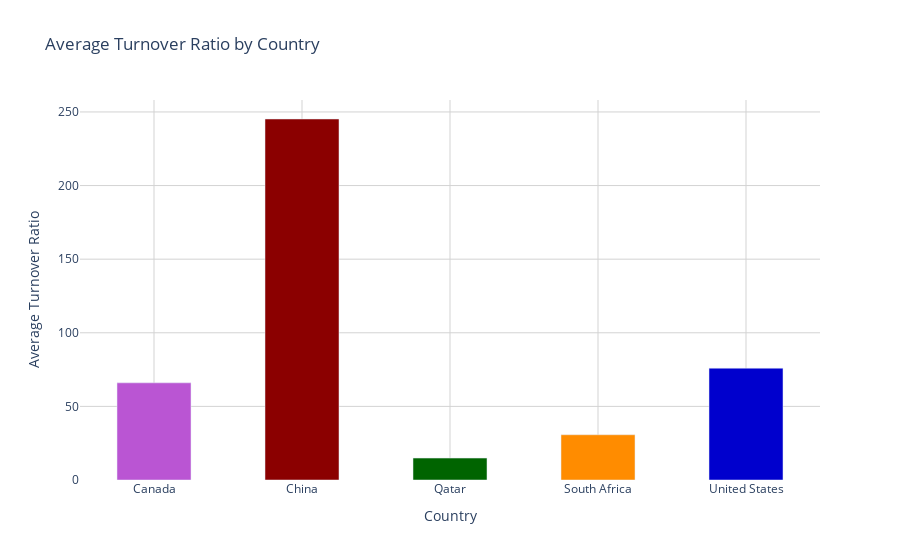

The cell this chart's notebook holds for it:
### Code cell
# Create the interactive bar chart with different colors for each country
fig = go.Figure(data=[
    go.Bar(name='Average Turnover Ratio', x=turnRatiomean['Country'], 
           y=turnRatiomean['Average Turnover Ratio'], 
           marker_color=['mediumorchid', 'darkred', 'darkgreen', "darkorange", 'mediumblue'], 
           width=[0.5, 0.5, 0.5, 0.5, 0.5])
])

fig.update_layout(
    title="Average Turnover Ratio by Country",
    xaxis_title="Country",
    yaxis_title="Average Turnover Ratio",
    plot_bgcolor='white',  # Background color of the plot area
    paper_bgcolor='white',     # Background color outside the plot
    hovermode='x',
    
    # Add gridlines for x and y axes
    xaxis=dict(
        showgrid=True,  # Show gridlines for x-axis
        gridcolor='lightgrey'  # Gridline color for x-axis
    ),
    yaxis=dict(
        showgrid=True,  # Show gridlines for y-axis
        gridcolor='lightgrey'  # Gridline color for y-axis
    )
)

# Save the figure to the img directory
save_plotly_figure(fig, 'img/TurnoverRatio', format='png')

# Show the interactive plot
fig.show()

### Figure 1 — Plotly figure (JSON) as saved in the notebook; plotly's stock layout.template omitted (floating-point values rounded to 4 significant figures)
{"data": [{"marker": {"color": ["mediumorchid", "darkred", "darkgreen", "darkorange", "mediumblue"]}, "name": "Average Turnover Ratio", "type": "bar", "width": [0.5, 0.5, 0.5, 0.5, 0.5], "x": ["Canada", "China", "Qatar", "South Africa", "United States"], "y": [66, 245.2, 14.89, 30.74, 75.96]}], "layout": {"hovermode": "x", "paper_bgcolor": "white", "plot_bgcolor": "white", "title": {"text": "Average Turnover Ratio by Country"}, "xaxis": {"gridcolor": "lightgrey", "showgrid": true, "title": {"text": "Country"}}, "yaxis": {"gridcolor": "lightgrey", "showgrid": true, "title": {"text": "Average Turnover Ratio"}}}}
